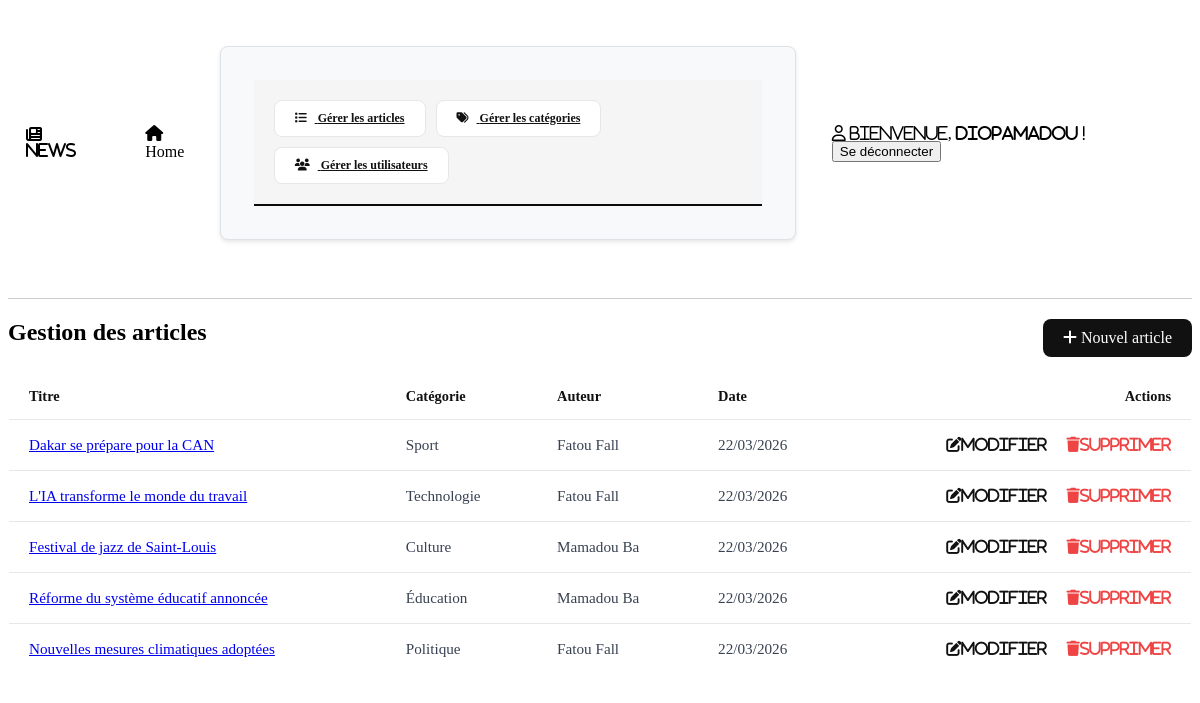
Page /articles/liste.php (signed in) on the earlier database version.
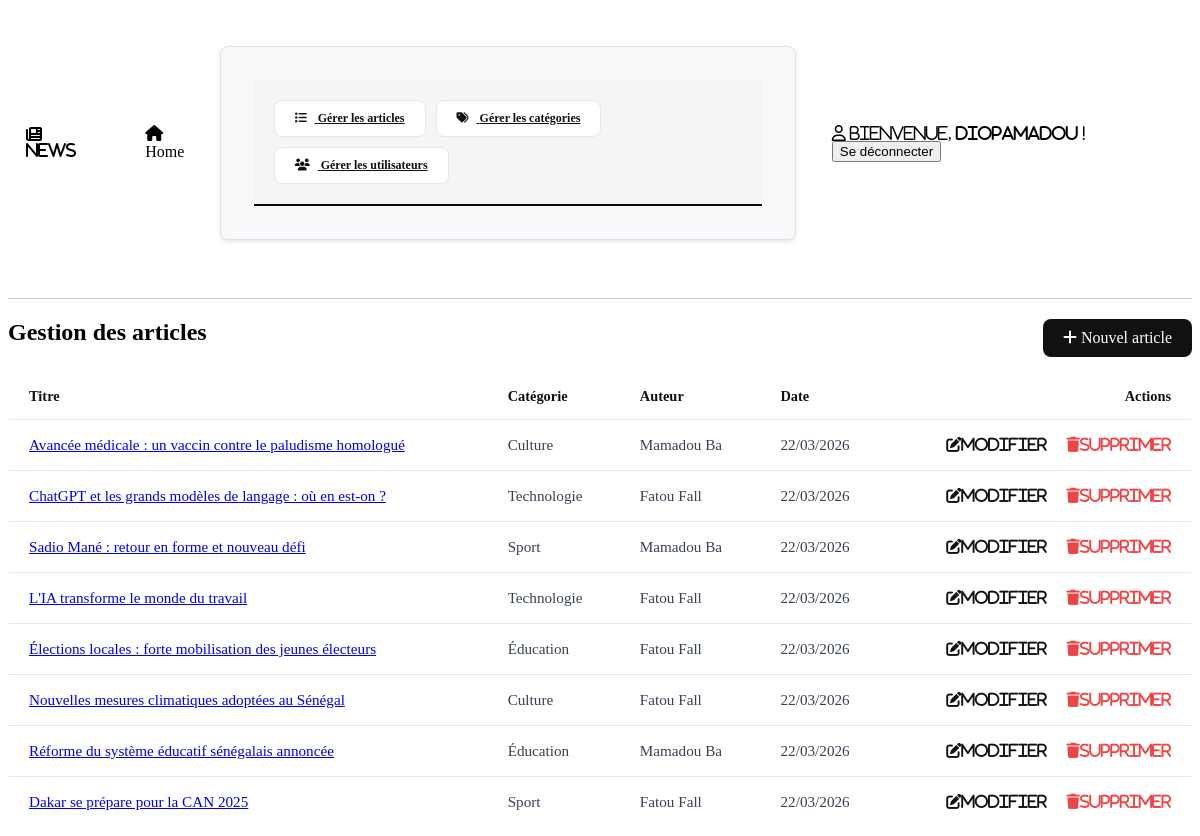
Same page on the later database version.
### tables this page shows
CREATE TABLE IF NOT EXISTS articles (
    id                 INT AUTO_INCREMENT PRIMARY KEY,
    titre              VARCHAR(255) NOT NULL,
    description_courte TEXT NOT NULL,
    contenu            TEXT NOT NULL,
    categorie_id       INT NOT NULL,
    editeur_id         INT NOT NULL,
    image_url          VARCHAR(255),
    date_publication   DATETIME DEFAULT CURRENT_TIMESTAMP,

    FOREIGN KEY (categorie_id) REFERENCES categories(id) ON DELETE CASCADE,
    FOREIGN KEY (editeur_id)   REFERENCES utilisateurs(id) ON DELETE CASCADE
);

CREATE TABLE IF NOT EXISTS categories (
    id          INT AUTO_INCREMENT PRIMARY KEY,
    nom         VARCHAR(100) NOT NULL UNIQUE,
    description TEXT
);

### articles/liste.php (the view, shortened to what this page needs)
<?php
require_once '../db.php';
require_once '../entete.php';
require_once '../menu.php';
$articles = $db->query("
    SELECT a.id, a.titre, a.date_publication,
           c.nom AS categorie,
           CONCAT(u.prenom, ' ', u.nom) AS auteur
    FROM articles a
    JOIN categories c ON a.categorie_id = c.id
    JOIN utilisateurs u ON a.editeur_id = u.id
    ORDER BY a.date_publication DESC
")->fetchAll(PDO::FETCH_ASSOC);
?>
<a href="ajouter.php" class="btn-new">
    <i class="fa-solid fa-plus"></i> Nouvel article
</a>
<h2>Gestion des articles</h2>
<table>
    <thead>
        <tr>
            <th>Titre</th>
            <th>Catégorie</th>
            <th>Auteur</th>
            <th>Date</th>
            <th>Actions</th>
        </tr>
    </thead>
    <tbody>
        <?php foreach ($articles as $a) : ?>
        <tr>
            <td>
                <a href="detail.php?id=<?= (int)$a['id'] ?>"><?= htmlspecialchars($a['titre']) ?></a>
            </td>
            <td><?= htmlspecialchars($a['categorie']) ?></td>
            <td><?= htmlspecialchars($a['auteur']) ?></td>
            <td><?= date('d/m/Y', strtotime($a['date_publication'])) ?></td>
            <td>
                <a href="modifier.php?id=<?= (int)$a['id'] ?>" class="btn-edit">
                    <i class="fa-solid fa-pen-to-square">Modifier</i>
                </a>
                <a href="supprimer.php?id=<?= (int)$a['id'] ?>" class="btn-delete" onclick="return confirm('Êtes-vous sûr de vouloir supprimer cet article ?');">
                    <i class="fa-solid fa-trash">Supprimer</i>
                </a>
            </td>
        </tr>
        <?php endforeach; ?>
    </tbody>
</table>
</body>
</html>

### entete.php (shortened to what this page needs)
<?php
$basePath = '/projet_php';
?>
<!DOCTYPE html>
<html lang="fr">
<head>
    <link rel="stylesheet" href="<?php echo $basePath; ?>/style.css">
</head>
<body>
        <header>
            <div><i class="fa-solid fa-newspaper"> News </i></div>
            <div class="menu-container">
                <?php include dirname(__FILE__) . '/menu.php'; ?>
            </div>
            <div><i class="fa-regular fa-user">
            <?php if (isset($_SESSION['user']['login'])) : ?> <span> Bienvenue, <strong> <?= htmlspecialchars($_SESSION['user']['login']) ?> </strong> ! </span> <button><a class="nav-link" href="<?php echo $basePath; ?>/deconnexion.php"> Se déconnecter </a></button> <?php
            else : ?> <button><a class="nav-link" href="<?php echo $basePath; ?>/connexion.php"> Se connecter </a></button> <?php endif; ?>
            </i></div>
        </header>
        <hr>

### menu.php (shortened to what this page needs)
<nav>
    <div><i class="fa-solid fa-house"></i> <a href="/projet_php/accueil.php" class="nav-link">Home</a></div>
    <?php if (isset($_SESSION['user']) && $_SESSION['user']['role'] === 'editeur') : ?>
        <div class="admin-menu">
            <div class="admin-links">
                <a href="/projet_php/articles/liste.php" class="admin-link">
                    <i class="fa-solid fa-list"></i> Gérer les articles
                </a>
                <a href="/projet_php/categories/liste.php" class="admin-link">
                    <i class="fa-solid fa-tags"></i> Gérer les catégories
                </a>
            </div>
        </div>
    <?php elseif (isset($_SESSION['user']) && $_SESSION['user']['role'] === 'administrateur') : ?>
        <div class="admin-menu">
            <div class="admin-links">
                <a href="/projet_php/articles/liste.php" class="admin-link">
                    <i class="fa-solid fa-list"></i> Gérer les articles
                </a>
                <a href="/projet_php/categories/liste.php" class="admin-link">
                    <i class="fa-solid fa-tags"></i> Gérer les catégories
                </a>
                <a href="/projet_php/utilisateurs/liste.php" class="admin-link">
                    <i class="fa-solid fa-users"></i> Gérer les utilisateurs
                </a>
            </div>
        </div>
    <?php endif; ?>
</nav>

### style.css (style rules this page uses)
nav, section, footer, header, .menu-container { display: flex; justify-content: space-between; align-items: center; }
nav div, th, header div { margin: 18px; }
hr { border: none; border-top: 1px solid #ccc; margin: 20px 0; }
table { display: table; width: 100%; border-collapse: collapse; background-color: #fff; border: 1px solid #e5e7eb; border-radius: 8px; overflow: hidden; margin-top: 20px; }
table th { display: table-cell; padding: 14px 20px; text-align: left; font-weight: 600; font-size: 0.9rem; color: #111; border-bottom: 1px solid #e5e7eb; background-color: #fff; }
table td { display: table-cell; padding: 16px 20px; text-align: left; font-size: 0.95rem; color: #374151; border-bottom: 1px solid #e5e7eb; }
table tr:last-child td { border-bottom: none; }
table th:last-child, table td:last-child { text-align: right; }
.btn-edit { color: #111; text-decoration: none; font-weight: 300; margin-right: 16px; }
.btn-delete, .btn-cancel { color: #ef4444; text-decoration: none; font-weight: 300; }
.btn-new { background-color: #111; color: #fff; padding: 10px 20px; border-radius: 8px; text-decoration: none; font-weight: 500; margin-bottom: 16px; float: right; }
.nav-link { text-decoration: none; color: inherit; transition: color 0.3s ease; }
.admin-menu { background-color: #f8f9fa; border: 1px solid #dee2e6; border-radius: 8px; padding: 15px; margin: 20px 0; box-shadow: 0 2px 4px rgba(0, 0, 0, 0.1); }
.themes-filters, .admin-links { display: flex; gap: 10px; padding: 20px; background-color: #f5f5f5; border-bottom: 2px solid #0c0b0b; flex-wrap: wrap; }
.theme-btn, .admin-link { padding: 10px 20px; border: 1px solid #e5e7eb; background-color: white; color: #111; cursor: pointer; border-radius: 8px; font-size: 12px; font-weight: 600; transition: all 0.3s ease; }
.admin-link i { margin-right: 8px; }

Differences in the rows shown:
added articles: titre "Avancée médicale : un vaccin contre le paludisme homologué", categorie.nom "Culture", auteur "Mamadou Ba", date_publication "22/03/2026"
changed articles: titre "Dakar se prépare pour la CAN" → "ChatGPT et les grands modèles de langage : où en est-on ?"; categorie.nom "Sport" → "Technologie"
changed articles: titre "Festival de jazz de Saint-Louis" → "Sadio Mané : retour en forme et nouveau défi"; categorie.nom "Culture" → "Sport"; moves up the list
added articles: titre "Élections locales : forte mobilisation des jeunes électeurs", categorie.nom "Éducation", auteur "Fatou Fall", date_publication "22/03/2026"
changed articles: titre "Nouvelles mesures climatiques adoptées" → "Nouvelles mesures climatiques adoptées au Sénégal"; categorie.nom "Politique" → "Culture"; moves up the list
added articles: titre "Réforme du système éducatif sénégalais annoncée", categorie.nom "Éducation", auteur "Mamadou Ba", date_publication "22/03/2026"
changed articles: titre "Réforme du système éducatif annoncée" → "Dakar se prépare pour la CAN 2025"; categorie.nom "Éducation" → "Sport"; auteur "Mamadou Ba" → "Fatou Fall"
